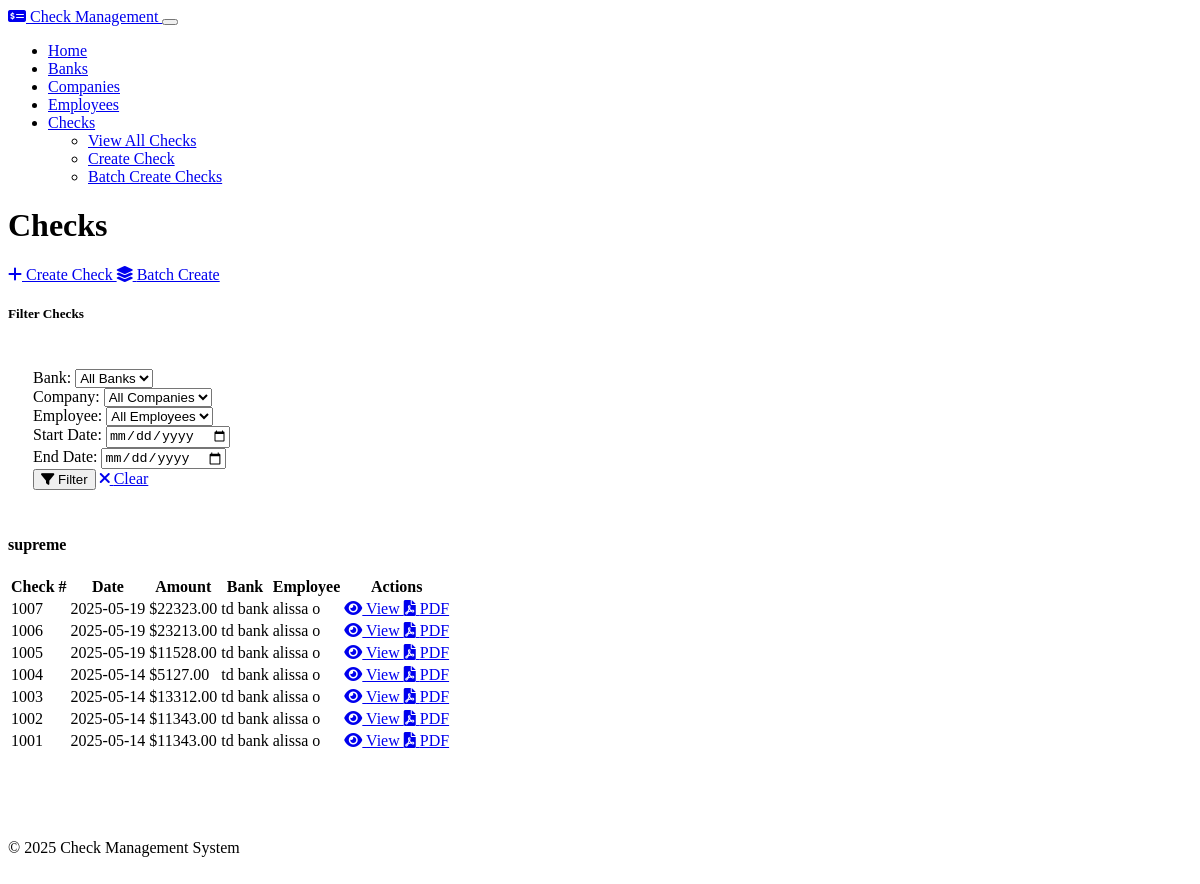
The page /checks on the database as committed earlier.
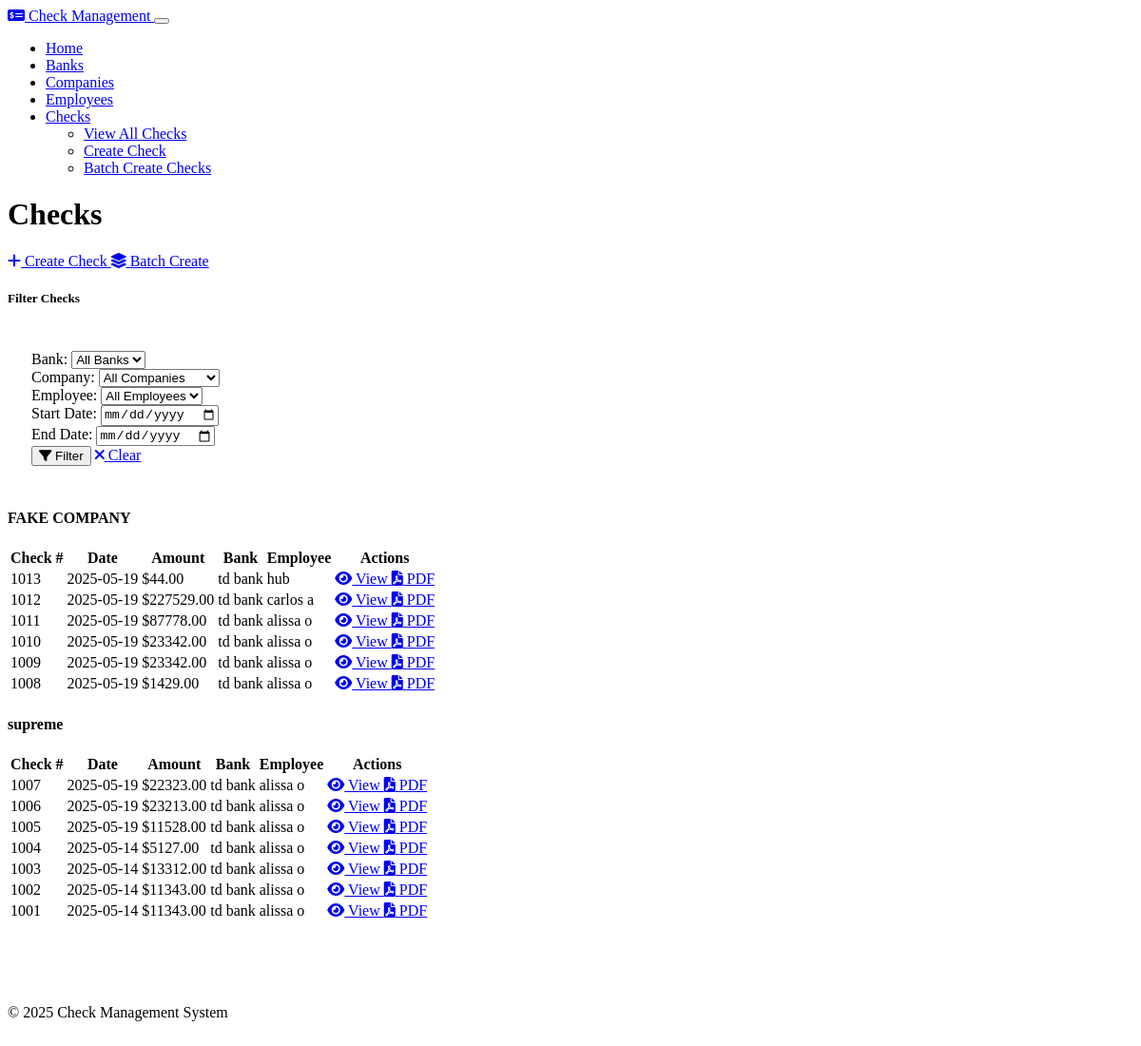
The same page on the database as committed later.
### models.py (models this page shows, shortened)
class Company(db.Model):
    id = db.Column(db.Integer, primary_key=True)
    name = db.Column(db.String(100), nullable=False)
    address = db.Column(db.String(200), nullable=False)
    logo = db.Column(db.Text, nullable=True)  # Store as base64 encoded string
    default_bank_id = db.Column(db.Integer, db.ForeignKey('bank.id'), nullable=True)
    employees = db.relationship('Employee', backref='company', lazy=True, cascade="all, delete-orphan")
    checks = db.relationship('Check', backref='company', lazy=True, cascade="all, delete-orphan")
    clients = db.relationship('CompanyClient', backref='company', lazy=True, cascade="all, delete-orphan")
    default_bank = db.relationship('Bank', backref='companies')

class Check(db.Model):
    id = db.Column(db.Integer, primary_key=True)
    check_number = db.Column(db.Integer, nullable=False)
    amount = db.Column(db.Numeric(10, 2), nullable=False)
    date = db.Column(db.Date, nullable=False, default=datetime.utcnow)
    hours_worked = db.Column(db.Numeric(6, 2), nullable=True)
    pay_rate = db.Column(db.Numeric(10, 2), nullable=True)
    overtime_hours = db.Column(db.Numeric(6, 2), nullable=True)
    overtime_rate = db.Column(db.Numeric(10, 2), nullable=True)
    holiday_hours = db.Column(db.Numeric(6, 2), nullable=True)
    holiday_rate = db.Column(db.Numeric(10, 2), nullable=True)
    memo = db.Column(db.String(200), nullable=True)
    bank_id = db.Column(db.Integer, db.ForeignKey('bank.id'), nullable=False)
    company_id = db.Column(db.Integer, db.ForeignKey('company.id'), nullable=False)
    employee_id = db.Column(db.Integer, db.ForeignKey('employee.id'), nullable=False)
    client_id = db.Column(db.Integer, db.ForeignKey('company_client.id'), nullable=True)
    client = db.relationship('CompanyClient', backref='checks', lazy=True)

class Bank(db.Model):
    id = db.Column(db.Integer, primary_key=True)
    name = db.Column(db.String(100), nullable=False)
    routing_number = db.Column(db.String(9), nullable=False)
    account_number = db.Column(db.String(20), nullable=False)
    last_check_number = db.Column(db.Integer, default=1000)
    checks = db.relationship('Check', backref='bank', lazy=True, cascade="all, delete-orphan")

class Employee(db.Model):
    id = db.Column(db.Integer, primary_key=True)
    name = db.Column(db.String(100), nullable=False)
    title = db.Column(db.String(100), nullable=False)
    company_id = db.Column(db.Integer, db.ForeignKey('company.id'), nullable=False)
    checks = db.relationship('Check', backref='employee', lazy=True, cascade="all, delete-orphan")

### routes.py (the view)
    @app.route('/checks')
    def checks_index():
        bank_id = request.args.get('bank_id', type=int)
        company_id = request.args.get('company_id', type=int)
        employee_id = request.args.get('employee_id', type=int)
        start_date = request.args.get('start_date')
        end_date = request.args.get('end_date')
        query = Check.query
        if bank_id:
            query = query.filter(Check.bank_id == bank_id)
        if company_id:
            query = query.filter(Check.company_id == company_id)
        if employee_id:
            query = query.filter(Check.employee_id == employee_id)
        if start_date:
            start_date = datetime.strptime(start_date, '%Y-%m-%d').date()
            query = query.filter(Check.date >= start_date)
        if end_date:
            end_date = datetime.strptime(end_date, '%Y-%m-%d').date()
            query = query.filter(Check.date <= end_date)
        checks = query.order_by(Check.date.desc(), Check.check_number.desc()).all()
        grouped_checks = defaultdict(list)
        for check in checks:
            grouped_checks[check.company.name].append(check)
        banks = Bank.query.all()
        companies = Company.query.all()
        employees = Employee.query.all()
        return render_template(
            'checks/index.html',
            grouped_checks=grouped_checks,
            banks=banks,
            companies=companies,
            employees=employees,
            bank_id=bank_id,
            company_id=company_id,
            employee_id=employee_id,
            start_date=start_date,
            end_date=end_date
        )

### templates/checks/index.html (shortened to what this page needs)
{% extends 'layout.html' %}
{% block content %}
<div class="d-flex justify-content-between align-items-center mb-4">
    <h1>Checks</h1>
    <div>
        <a href="{{ url_for('checks_create') }}" class="btn btn-primary me-2">
            <i class="fas fa-plus me-1"></i> Create Check
        </a>
        <a href="{{ url_for('checks_batch') }}" class="btn btn-success">
            <i class="fas fa-layer-group me-1"></i> Batch Create
        </a>
    </div>
</div>
<div class="card mb-4">
    <div class="card-header">
        <h5 class="mb-0">Filter Checks</h5>
    </div>
    <div class="card-body">
        <form method="get" action="{{ url_for('checks_index') }}">
            <div class="row">
                <div class="col-md-3 mb-3">
                    <label for="bank_id" class="form-label">Bank:</label>
                    <select name="bank_id" id="bank_id" class="form-select">
                        <option value="">All Banks</option>
                    </select>
                </div>
                <div class="col-md-3 mb-3">
                    <label for="company_id" class="form-label">Company:</label>
                    <select name="company_id" id="company_id" class="form-select">
                        <option value="">All Companies</option>
                    </select>
                </div>
                <div class="col-md-3 mb-3">
                    <label for="employee_id" class="form-label">Employee:</label>
                    <select name="employee_id" id="employee_id" class="form-select">
                        <option value="">All Employees</option>
                    </select>
                </div>
                <div class="col-md-3 mb-3">
                    <label for="start_date" class="form-label">Start Date:</label>
                    <input type="date" name="start_date" id="start_date" class="form-control" value="{{ start_date }}">
                </div>
                <div class="col-md-3 mb-3">
                    <label for="end_date" class="form-label">End Date:</label>
                    <input type="date" name="end_date" id="end_date" class="form-control" value="{{ end_date }}">
                </div>
                <div class="col-md-3 d-flex align-items-end mb-3">
                    <button type="submit" class="btn btn-primary me-2">
                        <i class="fas fa-filter me-1"></i> Filter
                    </button>
                    <a href="{{ url_for('checks_index') }}" class="btn btn-secondary">
                        <i class="fas fa-times me-1"></i> Clear
                    </a>
                </div>
            </div>
        </form>
    </div>
</div>
{% if grouped_checks %}
    {% for company_name, checks in grouped_checks.items() %}
        <h4 class="mt-4">{{ company_name }}</h4>
        <div class="table-responsive mb-4">
            <table class="table table-hover">
                <thead>
                    <tr>
                        <th>Check #</th>
                        <th>Date</th>
                        <th>Amount</th>
                        <th>Bank</th>
                        <th>Employee</th>
                        <th>Actions</th>
                    </tr>
                </thead>
                <tbody>
                    {% for check in checks %}
                        <tr>
                            <td>{{ check.check_number }}</td>
                            <td>{{ check.date.strftime('%Y-%m-%d') }}</td>
                            <td>${{ check.amount }}</td>
                            <td>{{ check.bank.name }}</td>
                            <td>{{ check.employee.name }}</td>
                            <td>
                                <div class="btn-group" role="group">
                                    <a href="{{ url_for('checks_view', id=check.id) }}" class="btn btn-sm btn-info">
                                        <i class="fas fa-eye"></i> View
                                    </a>
                                    <a href="{{ url_for('checks_pdf', id=check.id) }}" class="btn btn-sm btn-primary">
                                        <i class="fas fa-file-pdf"></i> PDF
                                    </a>
                                </div>
                            </td>
                        </tr>
                    {% endfor %}
                </tbody>
            </table>
        </div>
    {% endfor %}
{% else %}
    <div class="alert alert-info">
        <i class="fas fa-info-circle me-2"></i> No checks found with the current filters. Try adjusting your search criteria or create new checks.
    </div>
{% endif %}
{% endblock %}

### templates/layout.html (shortened to what this page needs)
<!DOCTYPE html>
<html lang="en" data-bs-theme="dark">
<head>
    <link rel="stylesheet" href="https://cdn.replit.com/agent/bootstrap-agent-dark-theme.min.css">
    <link rel="stylesheet" href="{{ url_for('static', filename='css/custom.css') }}">
    <link rel="stylesheet" href="https://cdnjs.cloudflare.com/ajax/libs/font-awesome/6.0.0/css/all.min.css">
</head>
<body>
    <nav class="navbar navbar-expand-lg navbar-dark bg-dark mb-4">
        <div class="container">
            <a class="navbar-brand" href="{{ url_for('index') }}">
                <i class="fas fa-money-check-alt me-2"></i>
                Check Management
            </a>
            <button class="navbar-toggler" type="button" data-bs-toggle="collapse" data-bs-target="#navbarNav"
                    aria-controls="navbarNav" aria-expanded="false" aria-label="Toggle navigation">
            </button>
            <div class="collapse navbar-collapse" id="navbarNav">
                <ul class="navbar-nav">
                    <li class="nav-item">
                        <a class="nav-link {% if request.path == '/' %}active{% endif %}"
                           href="{{ url_for('index') }}">Home</a>
                    </li>
                    <li class="nav-item">
                        <a class="nav-link {% if '/banks' in request.path %}active{% endif %}"
                           href="{{ url_for('banks_index') }}">Banks</a>
                    </li>
                    <li class="nav-item">
                        <a class="nav-link {% if '/companies' in request.path %}active{% endif %}"
                           href="{{ url_for('companies_index') }}">Companies</a>
                    </li>
                    <li class="nav-item">
                        <a class="nav-link {% if '/employees' in request.path %}active{% endif %}"
                           href="{{ url_for('employees_index') }}">Employees</a>
                    </li>
                    <li class="nav-item dropdown">
                        <a class="nav-link dropdown-toggle {% if '/checks' in request.path %}active{% endif %}"
                           href="#" id="checksDropdown" role="button"
                           data-bs-toggle="dropdown" aria-expanded="false">
                            Checks
                        </a>
                        <ul class="dropdown-menu" aria-labelledby="checksDropdown">
                            <li><a class="dropdown-item" href="{{ url_for('checks_index') }}">View All Checks</a></li>
                            <li><a class="dropdown-item" href="{{ url_for('checks_create') }}">Create Check</a></li>
                            <li><a class="dropdown-item" href="{{ url_for('checks_batch') }}">Batch Create Checks</a></li>
                        </ul>
                    </li>
                </ul>
            </div>
        </div>
    </nav>
    <main class="container mb-5">
        {% block content %}{% endblock %}
    </main>
    <footer class="bg-dark text-light py-4 mt-5">
        <div class="container text-center">
            <p>&copy; {{ now.year }} Check Management System</p>
        </div>
    </footer>
</body>
</html>

### static/css/custom.css (style rules this page uses)
.btn-group .btn { transition: all 0.2s ease; }
.card { transition: all 0.3s ease; }
footer { margin-top: 50px; padding: 20px 0; }
.card .card-body { padding: 25px; }
.form-label { font-weight: 500; }
.table th { font-weight: 600; }

Rows that differ between the two databases and show on the page:
added Company: name "FAKE COMPANY"
added Check: check_number "1013", date "2025-05-19", amount "44.00", bank.name "td bank", employee.name "hub", shown under "FAKE COMPANY"
added Check: check_number "1012", date "2025-05-19", amount "227529.00", bank.name "td bank", employee.name "carlos a", shown under "FAKE COMPANY"
added Check: check_number "1011", date "2025-05-19", amount "87778.00", bank.name "td bank", employee.name "alissa o", shown under "FAKE COMPANY"
added Check: check_number "1010", date "2025-05-19", amount "23342.00", bank.name "td bank", employee.name "alissa o", shown under "FAKE COMPANY"
added Check: check_number "1009", date "2025-05-19", amount "23342.00", bank.name "td bank", employee.name "alissa o", shown under "FAKE COMPANY"
added Check: check_number "1008", date "2025-05-19", amount "1429.00", bank.name "td bank", employee.name "alissa o", shown under "FAKE COMPANY"
